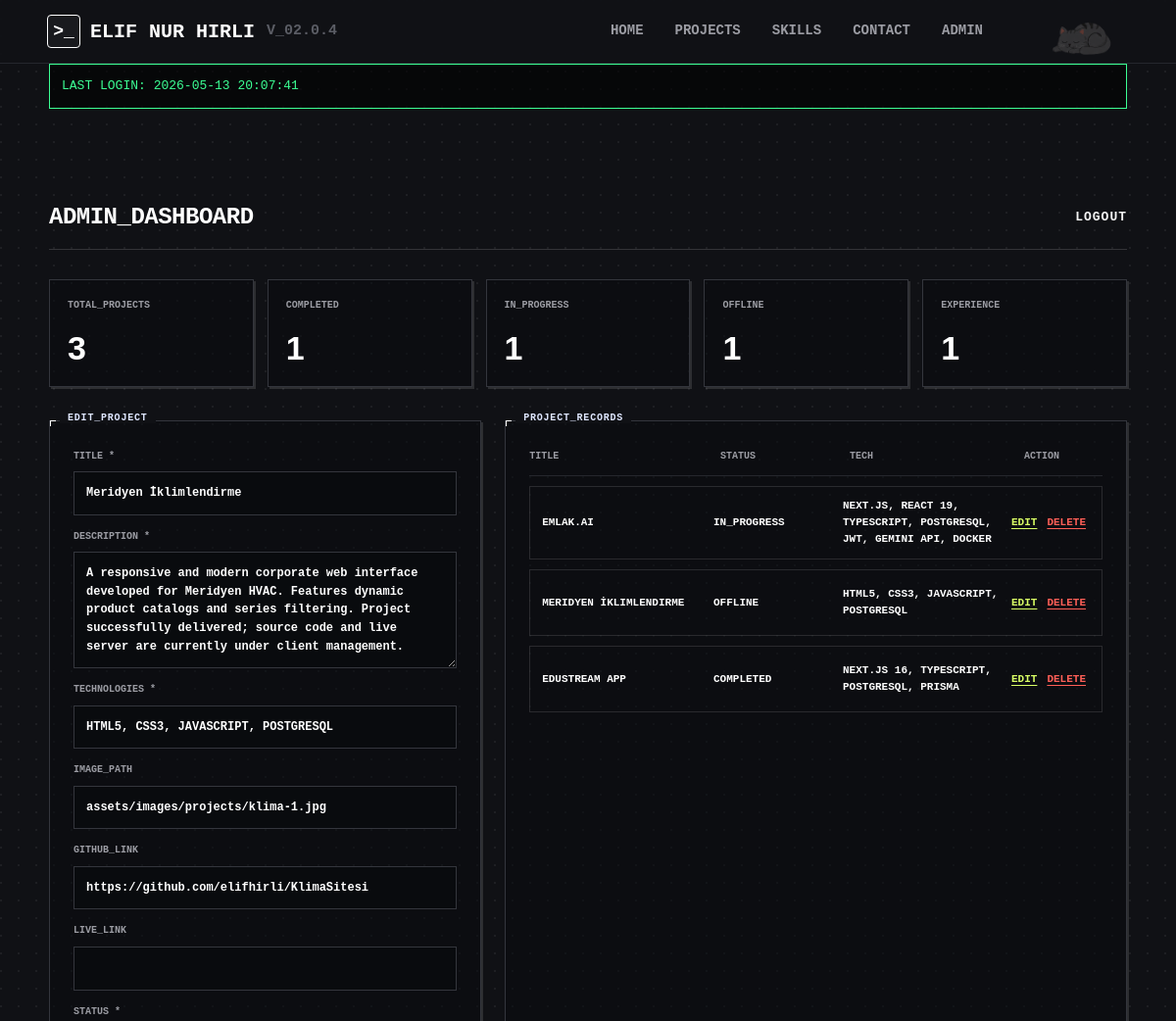
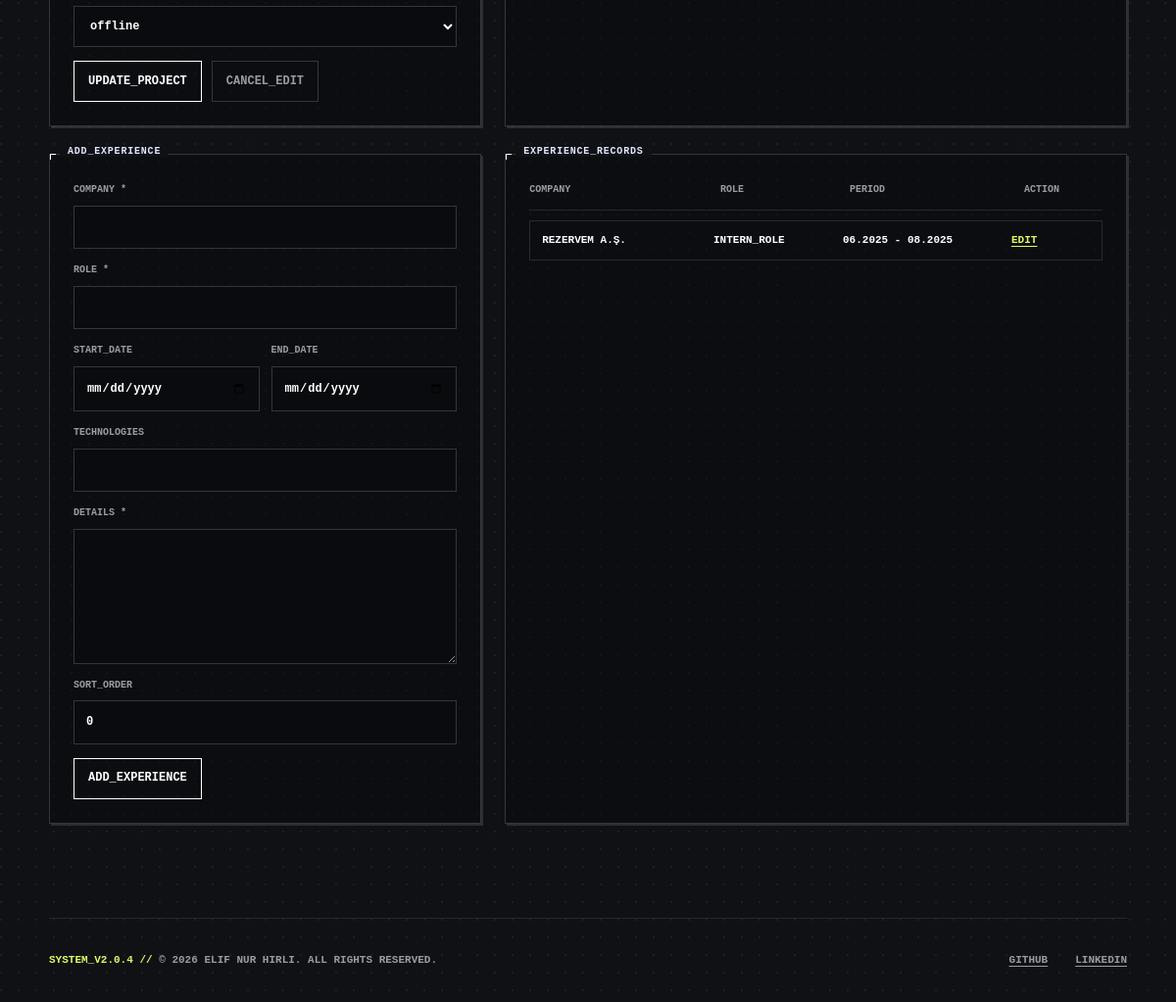
The app's page /admin.php?edit=1 (signed in) with its own data (2 pictures, top to bottom).
### tables this page shows
CREATE TABLE `projects` (
  `id` int(11) NOT NULL AUTO_INCREMENT,
  `title` varchar(100) NOT NULL,
  `description` text NOT NULL,
  `technologies` varchar(255) NOT NULL,
  `image` varchar(255) DEFAULT NULL,
  `github_link` varchar(255) DEFAULT NULL,
  `live_link` varchar(255) DEFAULT NULL,
  `created_at` timestamp NOT NULL DEFAULT current_timestamp(),
  `status` varchar(30) DEFAULT 'completed',
  PRIMARY KEY (`id`)
);

CREATE TABLE `experience` (
  `id` int(11) NOT NULL AUTO_INCREMENT,
  `company` varchar(120) NOT NULL,
  `role` varchar(120) NOT NULL,
  `start_date` date DEFAULT NULL,
  `end_date` date DEFAULT NULL,
  `technologies` varchar(255) DEFAULT NULL,
  `details` text NOT NULL,
  `sort_order` int(11) NOT NULL DEFAULT 0,
  `created_at` timestamp NOT NULL DEFAULT current_timestamp(),
  PRIMARY KEY (`id`)
);

### admin.php (the view, shortened to what this page needs)
<?php
include "config/database.php";
function e($value) {
    return htmlspecialchars($value ?? '', ENT_QUOTES, 'UTF-8');
}
function countByQuery($conn, $query) {
    $result = mysqli_query($conn, $query);
    $row = mysqli_fetch_row($result);
    return (int) ($row[0] ?? 0);
}
function findProject($conn, $id) {
    $stmt = mysqli_prepare($conn, "SELECT id, title, description, technologies, image, github_link, live_link, status FROM projects WHERE id = ? LIMIT 1");
    mysqli_stmt_bind_param($stmt, "i", $id);
    mysqli_stmt_execute($stmt);
    $result = mysqli_stmt_get_result($stmt);
    return $result ? mysqli_fetch_assoc($result) : null;
}
$editingProject = null;
$editingExperience = null;
if (isset($_GET['edit'])) {
    $editingProject = findProject($conn, (int) $_GET['edit']);
}
$totalProjects = countByQuery($conn, "SELECT COUNT(*) FROM projects");
$completedProjects = countByQuery($conn, "SELECT COUNT(*) FROM projects WHERE status = 'completed'");
$inProgressProjects = countByQuery($conn, "SELECT COUNT(*) FROM projects WHERE status = 'in_progress'");
$offlineProjects = countByQuery($conn, "SELECT COUNT(*) FROM projects WHERE status = 'offline'");
$totalExperience = countByQuery($conn, "SELECT COUNT(*) FROM experience");
$projects = mysqli_query($conn, "SELECT id, title, status, technologies, created_at FROM projects ORDER BY created_at DESC");
$experienceRows = mysqli_query($conn, "SELECT id, company, role, start_date, end_date, technologies, sort_order FROM experience ORDER BY sort_order ASC, start_date DESC");
?>
<?php include "includes/header.php"; ?>
<?php include "includes/navbar.php"; ?>
<main>
    <?php if (isset($_COOKIE['last_admin_login'])) { ?>
        <div class="admin-cookie-info">
            LAST LOGIN:
            <?php echo htmlspecialchars($_COOKIE['last_admin_login']); ?>
        </div>
    <?php } ?>
<section class="admin-dashboard">
    <div class="section-header">
        <h2>ADMIN_DASHBOARD</h2>
        <span><a href="admin-logout.php">LOGOUT</a></span>
    </div>
    <div class="admin-metrics">
        <article class="admin-metric">
            <span>TOTAL_PROJECTS</span>
            <strong><?php echo $totalProjects; ?></strong>
        </article>
        <article class="admin-metric">
            <span>COMPLETED</span>
            <strong><?php echo $completedProjects; ?></strong>
        </article>
        <article class="admin-metric">
            <span>IN_PROGRESS</span>
            <strong><?php echo $inProgressProjects; ?></strong>
        </article>
        <article class="admin-metric">
            <span>OFFLINE</span>
            <strong><?php echo $offlineProjects; ?></strong>
        </article>
        <article class="admin-metric">
            <span>EXPERIENCE</span>
            <strong><?php echo $totalExperience; ?></strong>
        </article>
    </div>
    <div class="admin-grid">
        <section class="admin-panel">
            <span class="panel-title"><?php echo $editingProject ? 'EDIT_PROJECT' : 'ADD_PROJECT'; ?></span>
            <form class="admin-form" method="post" action="admin.php<?php echo $editingProject ? '?edit=' . (int) $editingProject['id'] : ''; ?>">
                <div class="admin-form-field">
                    <label for="title">TITLE *</label>
                    <input id="title" type="text" name="title" value="<?php echo e($editingProject['title'] ?? ''); ?>" required>
                </div>
                <div class="admin-form-field">
                    <label for="description">DESCRIPTION *</label>
                    <textarea id="description" name="description" rows="5" required><?php echo e($editingProject['description'] ?? ''); ?></textarea>
                </div>
                <div class="admin-form-field">
                    <label for="technologies">TECHNOLOGIES *</label>
                    <input id="technologies" type="text" name="technologies" value="<?php echo e($editingProject['technologies'] ?? ''); ?>" required>
                </div>
                <div class="admin-form-field">
                    <label for="image">IMAGE_PATH</label>
                    <input id="image" type="text" name="image" value="<?php echo e($editingProject['image'] ?? ''); ?>">
                </div>
                <div class="admin-form-field">
                    <label for="github_link">GITHUB_LINK</label>
                    <input id="github_link" type="url" name="github_link" value="<?php echo e($editingProject['github_link'] ?? ''); ?>">
                </div>
                <div class="admin-form-field">
                    <label for="live_link">LIVE_LINK</label>
                    <input id="live_link" type="url" name="live_link" value="<?php echo e($editingProject['live_link'] ?? ''); ?>">
                </div>
                <div class="admin-form-field">
                    <label for="status">STATUS *</label>
                    <?php $currentStatus = $editingProject['status'] ?? 'completed'; ?>
                    <select id="status" name="status" required>
                        <option value="offline" <?php echo $currentStatus === 'offline' ? 'selected' : ''; ?>>offline</option>
                    </select>
                </div>
                <div class="admin-actions">
                    <button class="admin-button" type="submit"><?php echo $editingProject ? 'UPDATE_PROJECT' : 'ADD_PROJECT'; ?></button>
                    <?php if ($editingProject) { ?>
                        <a class="admin-button secondary" href="admin.php">CANCEL_EDIT</a>
                    <?php } ?>
                </div>
            </form>
        </section>
        <section class="admin-panel">
            <span class="panel-title">PROJECT_RECORDS</span>
            <div class="admin-table">
                <div class="admin-table-head">
                    <span>TITLE</span>
                    <span>STATUS</span>
                    <span>TECH</span>
                    <span>ACTION</span>
                </div>
                <?php if ($projects && mysqli_num_rows($projects) > 0) { ?>
                    <?php while ($project = mysqli_fetch_assoc($projects)) { ?>
                        <div class="admin-table-row">
                            <strong><?php echo e($project['title']); ?></strong>
                            <span><?php echo e($project['status']); ?></span>
                            <span><?php echo e($project['technologies']); ?></span>
                            <span class="admin-row-actions">
                                <a href="admin.php?edit=<?php echo (int) $project['id']; ?>">EDIT</a>
                                <form method="post" action="admin.php" onsubmit="return confirm('Delete this project?');">
                                    <button class="admin-link-button" type="submit">DELETE</button>
                                </form>
                            </span>
                        </div>
                    <?php } ?>
                <?php } else { ?>
                    <p class="admin-empty">NO_PROJECT_RECORDS_FOUND</p>
                <?php } ?>
            </div>
        </section>
    </div>
    <div class="admin-grid admin-grid-spaced">
        <section class="admin-panel">
            <span class="panel-title"><?php echo $editingExperience ? 'EDIT_EXPERIENCE' : 'ADD_EXPERIENCE'; ?></span>
            <form class="admin-form" method="post" action="admin.php<?php echo $editingExperience ? '?edit_experience=' . (int) $editingExperience['id'] : ''; ?>">
                <div class="admin-form-field">
                    <label for="company">COMPANY *</label>
                    <input id="company" type="text" name="company" value="<?php echo e($editingExperience['company'] ?? ''); ?>" required>
                </div>
                <div class="admin-form-field">
                    <label for="role">ROLE *</label>
                    <input id="role" type="text" name="role" value="<?php echo e($editingExperience['role'] ?? ''); ?>" required>
                </div>
                <div class="admin-form-split">
                    <div class="admin-form-field">
                        <label for="start_date">START_DATE</label>
                        <input id="start_date" type="date" name="start_date" value="<?php echo e($editingExperience['start_date'] ?? ''); ?>">
                    </div>
                    <div class="admin-form-field">
                        <label for="end_date">END_DATE</label>
                        <input id="end_date" type="date" name="end_date" value="<?php echo e($editingExperience['end_date'] ?? ''); ?>">
                    </div>
                </div>
                <div class="admin-form-field">
                    <label for="experience_technologies">TECHNOLOGIES</label>
                    <input id="experience_technologies" type="text" name="experience_technologies" value="<?php echo e($editingExperience['technologies'] ?? ''); ?>">
                </div>
                <div class="admin-form-field">
                    <label for="details">DETAILS *</label>
                    <textarea id="details" name="details" rows="6" required><?php echo e($editingExperience['details'] ?? ''); ?></textarea>
                </div>
                <div class="admin-form-field">
                    <label for="sort_order">SORT_ORDER</label>
                    <input id="sort_order" type="number" name="sort_order" value="<?php echo e($editingExperience['sort_order'] ?? '0'); ?>">
                </div>
                <div class="admin-actions">
                    <button class="admin-button" type="submit"><?php echo $editingExperience ? 'UPDATE_EXPERIENCE' : 'ADD_EXPERIENCE'; ?></button>
                </div>
            </form>
        </section>
        <section class="admin-panel">
            <span class="panel-title">EXPERIENCE_RECORDS</span>
            <div class="admin-table admin-table-experience">
                <div class="admin-table-head">
                    <span>COMPANY</span>
                    <span>ROLE</span>
                    <span>PERIOD</span>
                    <span>ACTION</span>
                </div>
                <?php if ($experienceRows && mysqli_num_rows($experienceRows) > 0) { ?>
                    <?php while ($experience = mysqli_fetch_assoc($experienceRows)) { ?>
                        <div class="admin-table-row">
                            <strong><?php echo e($experience['company']); ?></strong>
                            <span><?php echo e($experience['role']); ?></span>
                            <span>
                                <?php
                                $startDate = !empty($experience['start_date']) ? date('m.Y', strtotime($experience['start_date'])) : '-';
                                $endDate = !empty($experience['end_date']) ? date('m.Y', strtotime($experience['end_date'])) : 'Present';
                                echo e($startDate . ' - ' . $endDate);
                                ?>
                            </span>
                            <span><a href="admin.php?edit_experience=<?php echo (int) $experience['id']; ?>">EDIT</a></span>
                        </div>
                    <?php } ?>
                <?php } else { ?>
                    <p class="admin-empty">NO_EXPERIENCE_RECORDS_FOUND</p>
                <?php } ?>
            </div>
        </section>
    </div>
</section>
</main>
<?php include "includes/footer.php"; ?>

### assets/css/main.css (style rules this page uses)
* { margin: 0; padding: 0; box-sizing: border-box; }
:root { --bg: #101115; --bg-soft: #15161a; --panel: #111216; --panel-strong: #15161b; --text: #ffffff; --muted: #9b9ca3; --line: #34363d; --line-soft: #25272d; --accent: #d9ff65; --accent-2: #49f2a0; --danger: #ff5f57; --max-width: 1480px; --page-gutter: max(50px, calc((100vw - var(--max-width)) / 2)); }
html { scroll-behavior: smooth; }
body { min-height: 100vh; font-family: "Courier New", Courier, monospace; background: radial-gradient(circle at 1px 1px, rgba(255, 255, 255, 0.06) 1px, transparent 0) 0 0 / 18px 18px, var(--bg); color: var(--text); letter-spacing: 0; line-height: 1.55; overflow-x: hidden; }
a { text-decoration: none; color: inherit; }
main { width: min(calc(100% - 100px), var(--max-width)); margin: 0 auto; padding: 0; }
section { position: relative; }
section + section, .projects-container { border-top: 1px solid var(--line-soft); }
.section-header { display: flex; align-items: center; justify-content: space-between; border-bottom: 1px solid rgba(255, 255, 255, 0.15); padding-bottom: 14px; margin-bottom: 30px; }
.section-header h2 { margin: 0; font-size: 24px; font-weight: 800; letter-spacing: -0.5px; }
.section-header span { color: #f4f4f4; font-family: "Courier New", Courier, monospace; font-size: 13px; font-weight: 700; letter-spacing: 1px; }
.panel-title { position: absolute; top: -8px; left: 10px; display: inline-flex; background: var(--bg); padding: 0 8px; color: #dfe7ff; font-family: "Courier New", Courier, monospace; font-size: 10px; font-weight: 900; letter-spacing: 0.8px; line-height: 1; text-transform: uppercase; }
.panel-title::before { content: ""; position: absolute; left: -10px; top: 7px; width: 5px; height: 5px; border-top: 1px solid var(--text); border-left: 1px solid var(--text); }
h1, h2, h3, p, a, span { overflow-wrap: anywhere; }

### assets/css/contact.css (style rules this page uses)
input, textarea, select { width: 100%; border: 1px solid var(--line); background: #090b0e; color: var(--text); padding: 12px; font: inherit; }
button, input[type="submit"] { min-height: 44px; border: 1px solid var(--text); background: transparent; color: var(--text); padding: 10px 14px; font: inherit; font-weight: 900; text-transform: uppercase; cursor: pointer; }

### records on screen
projects: title "Meridyen İklimlendirme", description "A responsive and modern corporate web interface developed for Meridyen HVAC. Features dynamic product catalogs and series filtering. Project successfully delivered; source code and live server are currently under client management.", technologies "HTML5, CSS3, JAVASCRIPT, POSTGRESQL", image "assets/images/projects/klima-1.jpg", github_link "https://github.com/elifhirli/KlimaSitesi", status "offline", title "MERIDYEN İKLIMLENDIRME", status "OFFLINE"
projects: title "EMLAK.AI", status "IN_PROGRESS", technologies "NEXT.JS, REACT 19, TYPESCRIPT, POSTGRESQL, JWT, GEMINI API, DOCKER"
projects: title "EDUSTREAM APP", status "COMPLETED", technologies "NEXT.JS 16, TYPESCRIPT, POSTGRESQL, PRISMA"
experience: company "REZERVEM A.Ş.", role "INTERN_ROLE", start_date+end_date "06.2025 - 08.2025"

### other values on screen
$_COOKIE['last_admin_login'] "2026-05-13 20:07:41"
$totalProjects "3"
$completedProjects "1"
$inProgressProjects "1"
$offlineProjects "1"
$totalExperience "1"
